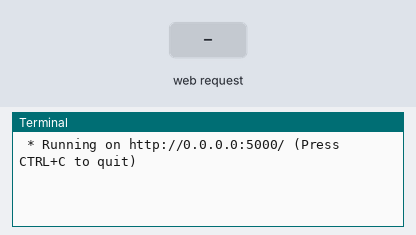
A program run on a simulated Raspberry Pi (BCM pin numbers). On the bench: the last lines printed to the terminal. The test bench sets the inputs (shaded band). The camera gives no picture and a still takes 0.5 s; the clock reads 2024-03-15 10:24:30 at power-on unless the program sets it.

Above: at 1.2 s.
1.3 s: HTTP request for / received
At 2.4 s:
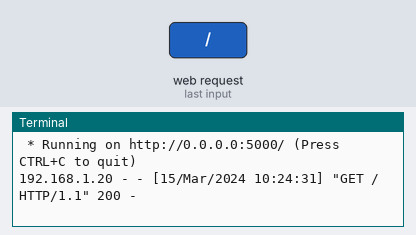
2.8 s: HTTP request for /flash received
At 4.0 s:
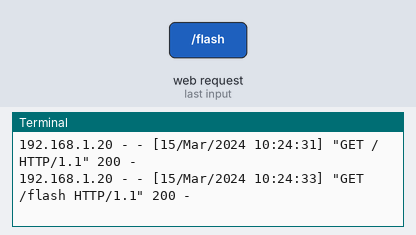

The program:

rpi.py
```python
import os
import picamera
from flask import Flask, render_template

app = Flask(__name__)

@app.route('/')
def index():
    return render_template('index.html')

@app.route('/flash')
def flash():
    PHOTO_PATH = 'static/photo.jpg'

    try:
        os.remove(PHOTO_PATH)
    except OSError:
        pass

    camera = picamera.PiCamera()
    camera.capture(PHOTO_PATH)
    camera.close()

    return render_template('photo.html')

app.run(debug=True, host='0.0.0.0', port=5000)
```

Measured:
- after the input at 1.3 s, the terminal: prints a new line at once (image 1)
- after the input at 2.8 s, the terminal: prints a new line after 0.51 s (image 2)
